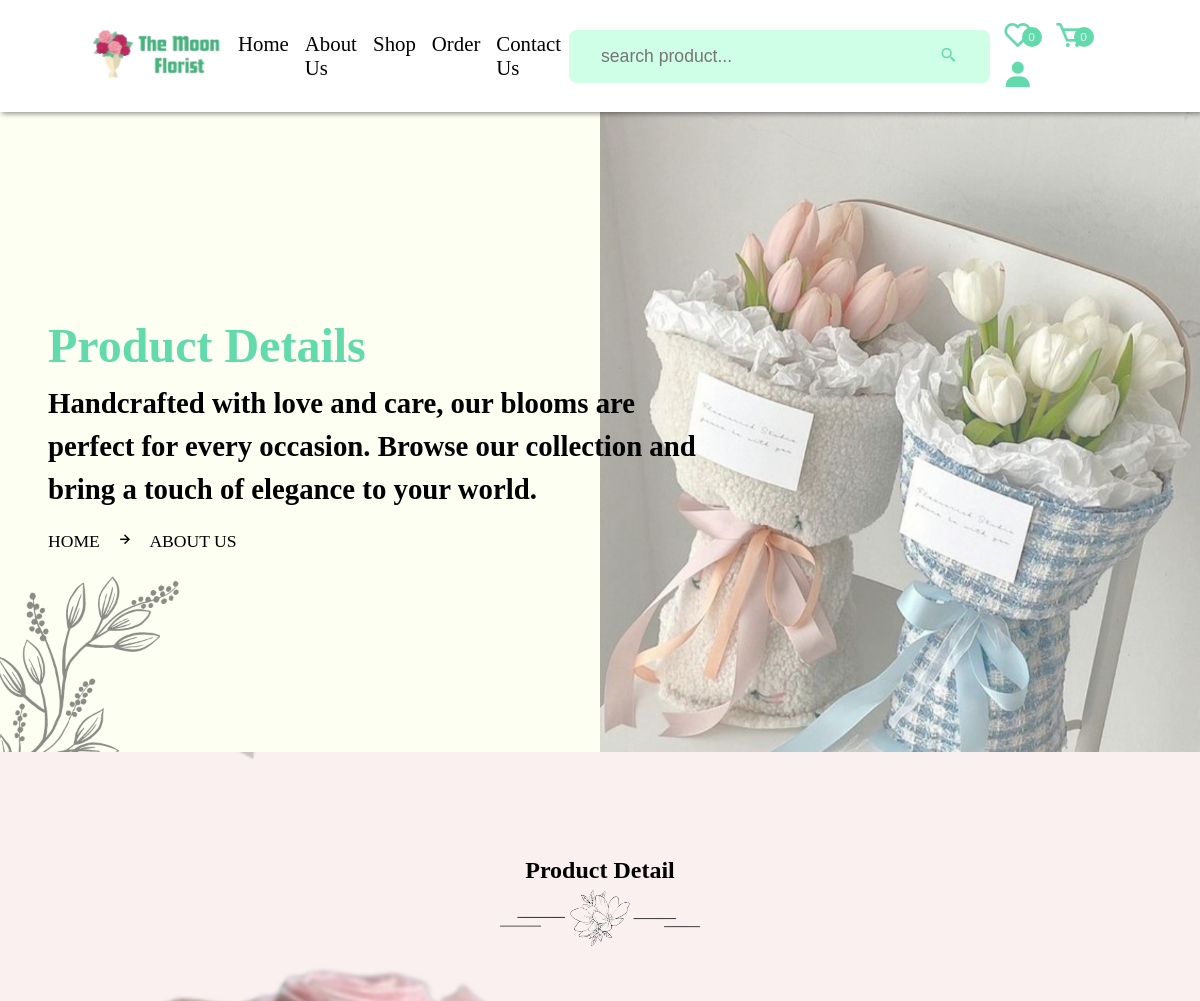
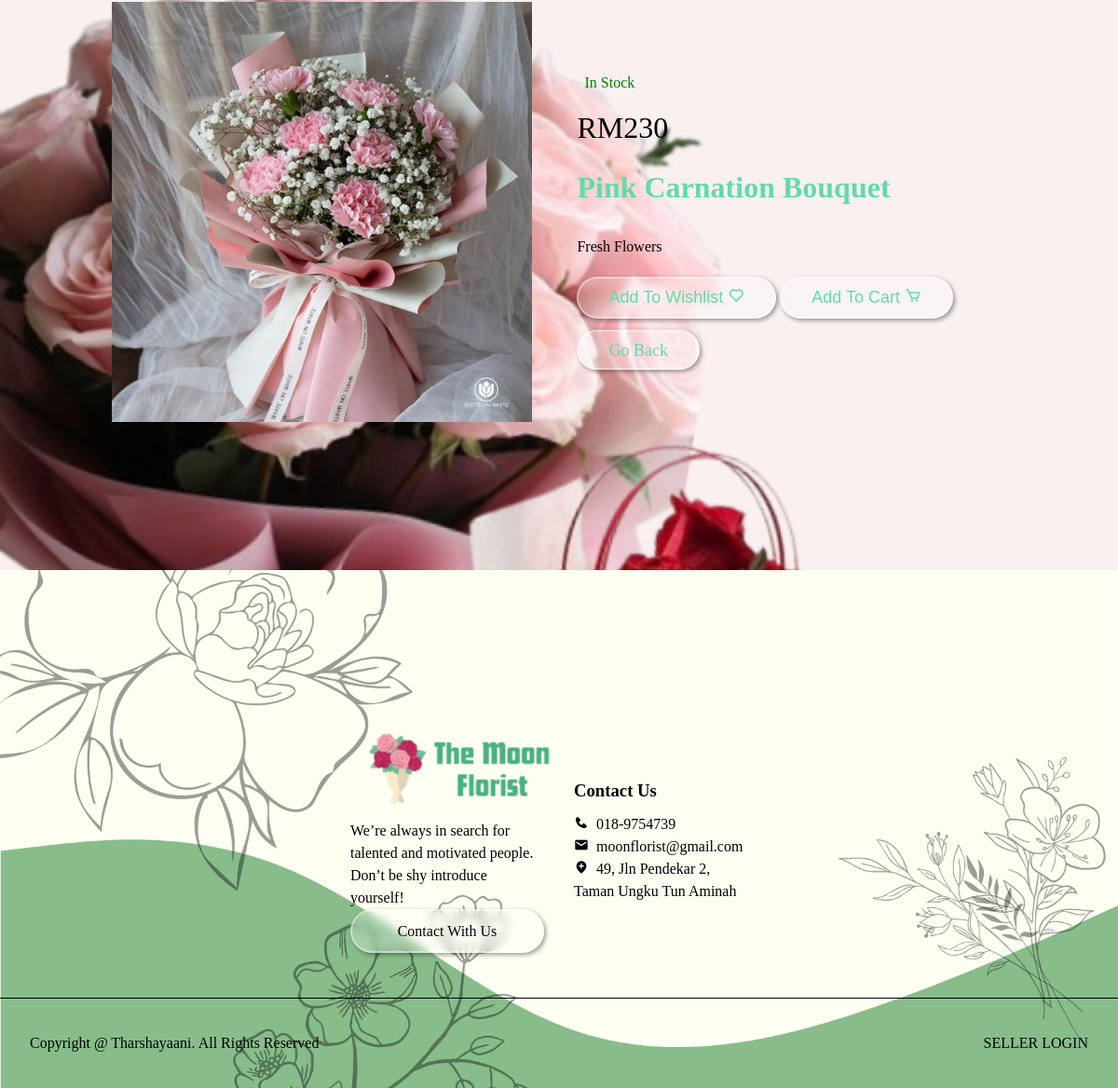
The app's page /view_page.php?pid=dQbV with its own data (2 pictures, top to bottom).
### tables this page shows
CREATE TABLE `products` (
  `id` varchar(255) NOT NULL,
  `seller_id` varchar(20) NOT NULL,
  `name` varchar(255) NOT NULL,
  `price` varchar(255) NOT NULL,
  `image` varchar(255) NOT NULL,
  `stock` int(100) NOT NULL,
  `product_detail` varchar(500) NOT NULL,
  `status` varchar(100) NOT NULL
);

### view_page.php (the view, shortened to what this page needs)
<?php
	include 'components/connect.php';
?>
<!DOCTYPE html>
<html lang="en">
<head>
   <link href='https://unpkg.com/boxicons@2.1.2/css/boxicons.min.css' rel='stylesheet'>
   <link rel="stylesheet" href="css/user_style.css">
</head>
<body>
	<?php include 'components/user_header.php'; ?>
	<div class="banner">
        <div class="detail">
            <h1>Product Details</h1>
            <p>Handcrafted with love and care, our blooms are <br>
			perfect for every occasion. Browse our collection and <br>
			bring a touch of elegance to your world.</p>
            <span><a href="home.html">home</a><i class='bx bx-right-arrow-alt'></i>about us</span>
        </div>
    </div>
	<section class="view_page">
		<div class="heading">
          <h1>product detail</h1>
          <img src="image/separator.png" alt="">
       </div>
		<?php
			if (isset($_GET['pid'])) {
				$pid = $_GET['pid'];
				$select_products = $conn->prepare("SELECT * FROM `products` WHERE id= '$pid'");
				$select_products->execute();
				if ($select_products->rowCount() > 0) {
					while($fetch_products = $select_products->fetch(PDO::FETCH_ASSOC)){
		?>
		<form action="" method="post" class="box">
			<div class="img-box">
				<img src="uploaded_files/<?= $fetch_products['image']; ?>">
			</div>
			<div class="detail">
				<?php if ($fetch_products['stock'] > 9) { ?>
		         <span class="stock" style="color: green;"><i class="fas fa-check" style="margin-right: .5rem;"></i>In Stock</span>
		      <?php }elseif($fetch_products['stock'] == 0){ ?>
		         <span class="stock" style="color: red;"><i class="fas fa-times" style="margin-right: .5rem;"></i>Out Of Stock</span>
		      <?php }else{ ?>
		         <span class="stock" style="color: red;">Hurry, only <?= $fetch_products['stock']; ?> left</span>
		      <?php } ?>
				<p class="price">RM<?= $fetch_products['price']; ?></p>
				<div class="name"><?= $fetch_products['name']; ?></div>
				<p class="product-detail"><?= $fetch_products['product_detail']; ?></p>
				<div class="button">
					<button type="submit" name="add_to_wishlist" class="btn">add to wishlist <i class="bx bx-heart"></i></button>
					<button type="submit" name="add_to_cart" class="btn">add to cart <i class="bx bx-cart"></i></button>
					<div style="padding-top:1rem;">
				   <a href="shop.php" class="btn">go back</a>
				</div>
				</div>
			</div>
		</form>
		<?php
					}
				}
			}
		?>
	</section>
	<?php include 'components/footer.php'; ?>
</body>
</html>

### user_style.css (style rules this page uses)
* { margin: 0; padding: 0; box-sizing: border-box; outline: none; text-decoration: none; list-style: none; }
:root { --space: 2rem; --main-color: #62daac; --pink-color: #8effd6; --pink-opacity: #FFE6E9; --light-color:#ccc; --white-alfa-40: rgba(255, 255, 255, 0.40); --white-alpha-25: rgba(255, 255, 255, 0.25); --backdrop-filter: blur(5px); --padding: 5vh 15px; --box-shadow: 2px 2px 5px rgba(0, 0, 0, 0.40); }
html { scroll-behavior: smooth; overflow-x: hidden; }
.heading { text-align: center; line-height: 1.5; }
.heading h1 { text-transform: capitalize; }
input, button { border: none; outline: none; }
button { background-color: transparent; }
.btn { background-color: var(--white-alpha-25); border: 2px solid var(--white-alfa-40); backdrop-filter: var(--backdrop-filter); box-shadow: var(--box-shadow); text-transform: capitalize; color: var(--main-color); padding: .6rem 2rem; border-radius: 1.5rem; font-size: 18px; cursor: pointer; position: relative; }
.btn::before { content: ''; position: absolute; top: 0; left: 0; height: 100%; border-radius: 30px; width: 0%; background-color: var(--main-color); z-index: -1; transition: width 0.3s ease; }
.banner { width: 100%; height: 80vh; background-image: url("../image/flower1.png"); background-position: center center; background-size: cover; display: flex; align-items: center; }
.banner .detail { padding-left: 4%; color: var(--color); line-height: 1.5; }
.banner .detail p { font-weight: bold; font-size: 180%; margin-bottom: 1rem; }
.banner .detail span { text-transform: uppercase; font-size: 1.1rem; margin-top: 1rem; }
.banner .detail span a { color: var(--green); }
.banner .detail span i { margin: 0 1rem; }
.banner h1 { font-size: 3rem; color: var(--main-color); text-transform: capitalize; }
.box { margin: 1rem; }
.view_page { background-image: url('../image/main.png'); background-attachment: fixed; background-repeat: repeat; background-size: cover; padding: 100px 6%; }
.view_page .box { display: flex; justify-content: space-between; align-items: center; line-height: 2; }
.view_page .box .img-box { flex: 1 1 40rem; padding: 2rem; }
.view_page .box .detail { padding: 1rem; flex: 1 1 40rem; }
.view_page .box img { width: 100%; }
.view_page .box .product-detail { color: var(--lightgray); margin: 1rem 0; }
.view_page .box .price { font-size: 2rem; color: var(--orange); }
.view_page .box .name { color: var(--main-color); font-weight: bold; font-size: 2rem; text-transform: capitalize; }

### records on screen
products: image (picture), stock "In Stock", price "230", name "Pink Carnation Bouquet", product_detail "Fresh Flowers"

### other values on screen
$total_Wishlist_items "0"
$total_cart_items "0"
